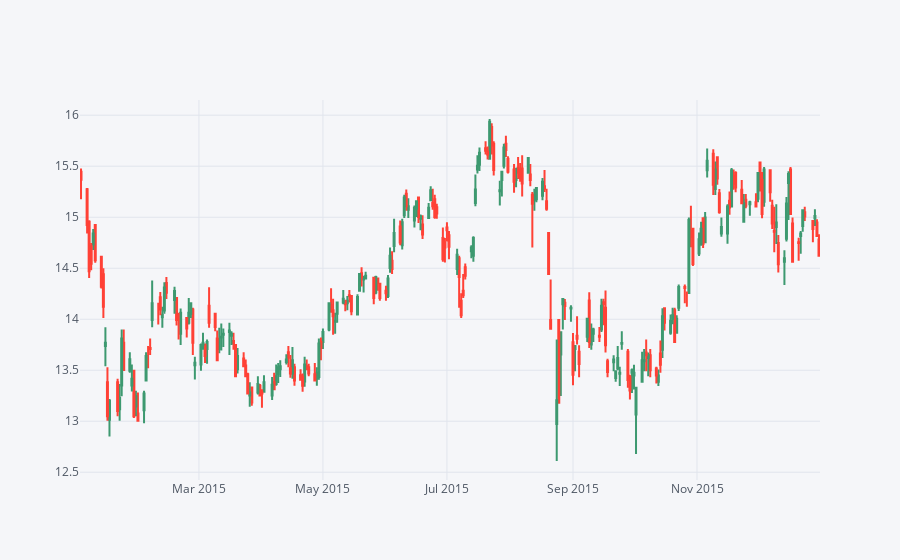

The cell this chart's notebook holds for it:
### Markdown cell above
** Use .iplot(kind='candle) to create a candle plot of Bank of America's stock from Jan 1st 2015 to Jan 1st 2016.**

### Code cell
BAC[['Open','High','Low','Close']].loc['2015-01-01':'2016-01-31'].iplot(kind='candle')

### Figure 1 — Plotly figure (JSON) as saved in the notebook; plotly's stock layout.template omitted (floating-point values rounded to 4 significant figures; data arrays with more than 128 entries replaced by an {"elided": "..."} marker saying what was removed)
{"data": [{"close": {"elided": "252 float values"}, "high": {"elided": "252 float values"}, "low": {"elided": "252 float values"}, "open": {"elided": "252 float values"}, "showlegend": false, "type": "candlestick", "x": {"elided": "252 str values"}, "yaxis": "y2"}], "layout": {"legend": {"bgcolor": "#F5F6F9", "font": {"color": "#4D5663"}}, "paper_bgcolor": "#F5F6F9", "plot_bgcolor": "#F5F6F9", "title": {"font": {"color": "#4D5663"}}, "xaxis": {"gridcolor": "#E1E5ED", "rangeslider": {"visible": false}, "showgrid": true, "tickfont": {"color": "#4D5663"}, "title": {"font": {"color": "#4D5663"}, "text": ""}, "zerolinecolor": "#E1E5ED"}, "yaxis": {"gridcolor": "#E1E5ED", "showgrid": true, "showticklabels": false, "tickfont": {"color": "#4D5663"}, "title": {"font": {"color": "#4D5663"}, "text": ""}, "zerolinecolor": "#E1E5ED"}, "yaxis2": {"gridcolor": "#E1E5ED", "showgrid": true, "tickfont": {"color": "#4D5663"}, "title": {"font": {"color": "#4D5663"}, "text": ""}, "zerolinecolor": "#E1E5ED"}}}
